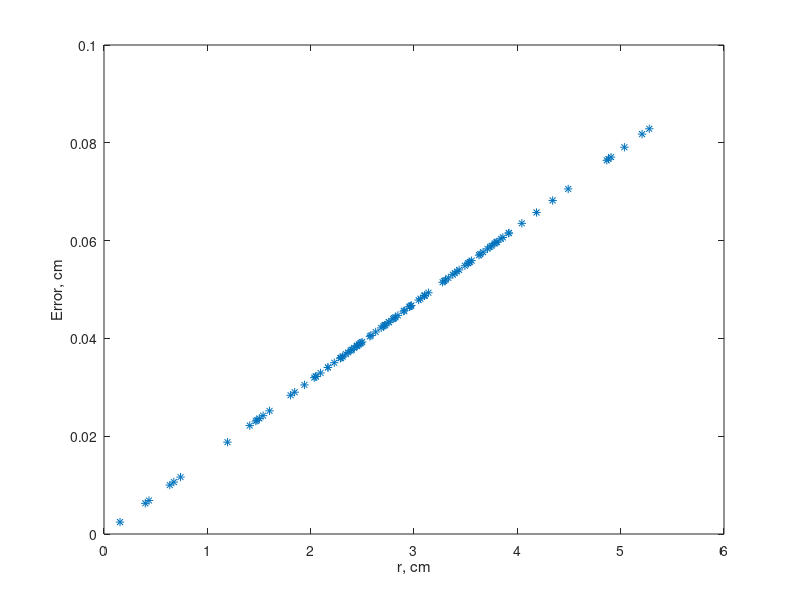
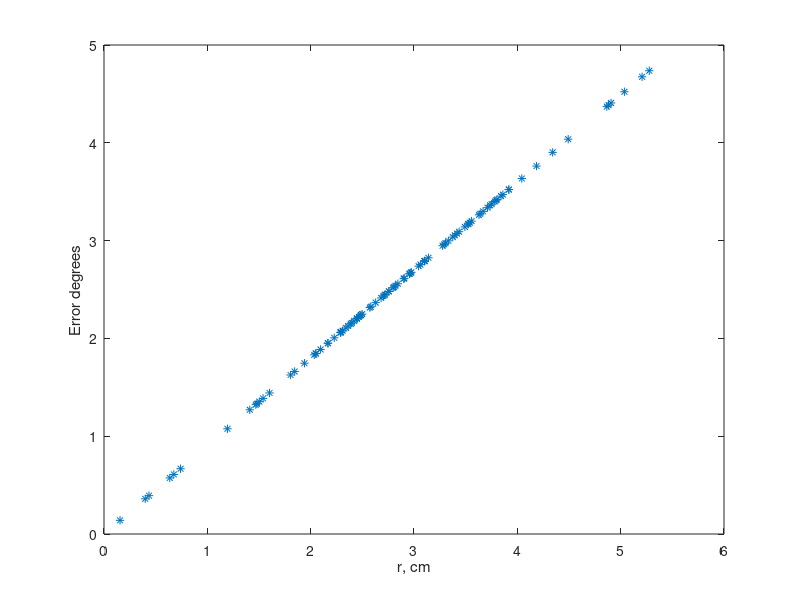
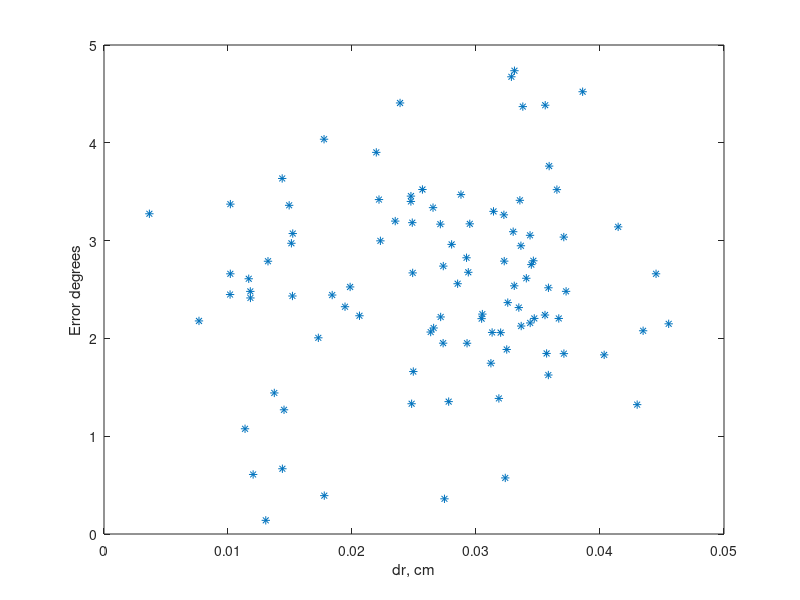
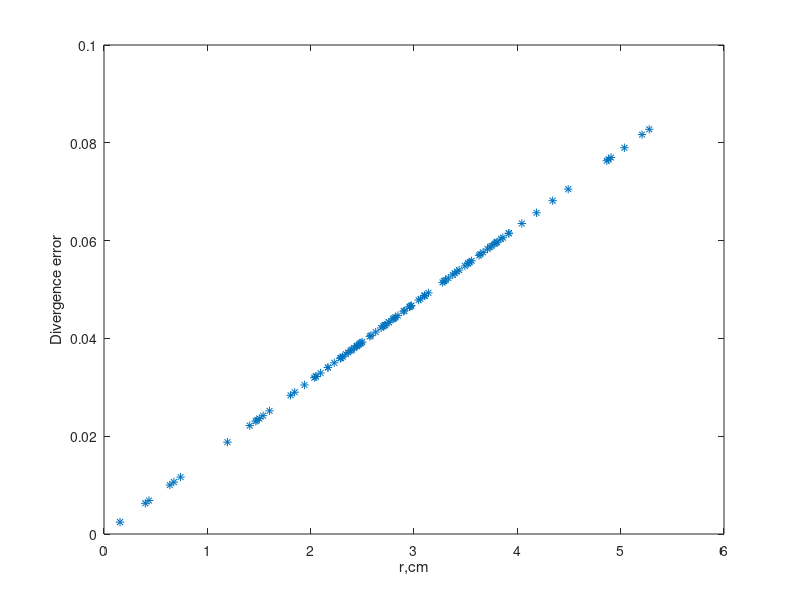

Recreate these plots in MATLAB, in order.
function verify_refraction
  R = 75; % cm
  n1 = 1;
  n2 = 2.4361; % ZiSn
  r_max = 4; % cm
  theta_max = 2*pi/180; % radians
  d_max = tan(theta_max);
  N = 100;
  I = rand(N,4)*diag([r_max,r_max,d_max,d_max]); % Incident beam
  M = [
    1 0 (1-n1/n2)/R 0
    0 1 0 (1-n1/n2)/R
    0 0 n1/n2 0
    0 0 0 n1/n2];
  R1 = I*M; % 4-component vector
  % Now do it the classical way
  DV = [ones(N,1),I(:,[3,4])]; % direction vector of incident
  IV = [R-sqrt(R^2-I(:,1).^2 - I(:,2).^2),I(:,[1 2])]; % Intersection point
  NV = (IV - ones(N,1)*[R,0,0])/R;
  NRV = sum(DV.*NV,2)*ones(1,3).*NV; % Normal component of DV
  PV = DV - NRV; % perpendicular component
  R2 = NRV + PV*n1/n2;
  
  R1V = [ones(N,1),R1(:,[3,4])];
  EV = R1V-R2;
  MEV = sqrt(sum(EV.^2,2));
  r = sqrt(sum(I(:,[1,2]).^2,2));
  dr = sqrt(sum(I(:,[3,4]).^2,2));
  figure;
  plot(r,MEV,'*');
  xlabel('r, cm');
  ylabel('Error, cm');
  figure;
  plot(r,atand(MEV),'*');
  ylabel('Error degrees');
  xlabel('r, cm');
  figure;
  plot(dr,atand(MEV),'*');
  xlabel('dr, cm');
  ylabel('Error degrees');
  
  d1 = (R1(:,1).*R1(:,3)+R1(:,2).*R1(:,4))./sqrt(sum(I(:,[1,2]).^2,2));
  s1 = (R1(:,1).*R1(:,4)-R1(:,2).*R1(:,3))./sqrt(sum(I(:,[1,2]).^2,2));
  
  d2 = (I(:,1).*R2(:,2)+I(:,2).*R2(:,3))./sqrt(sum(I(:,[1,2]).^2,2));
  s2 = (I(:,1).*R2(:,3)-I(:,2).*R2(:,2))./sqrt(sum(I(:,[1,2]).^2,2));
  
  figure;
  plot(r,d1-d2,'*');
  xlabel('r,cm');
  ylabel('Divergence error');
  
  figure;
  plot(r,s1-s2,'*');
  xlabel('r,cm');
  ylabel('skew error');
  
  
